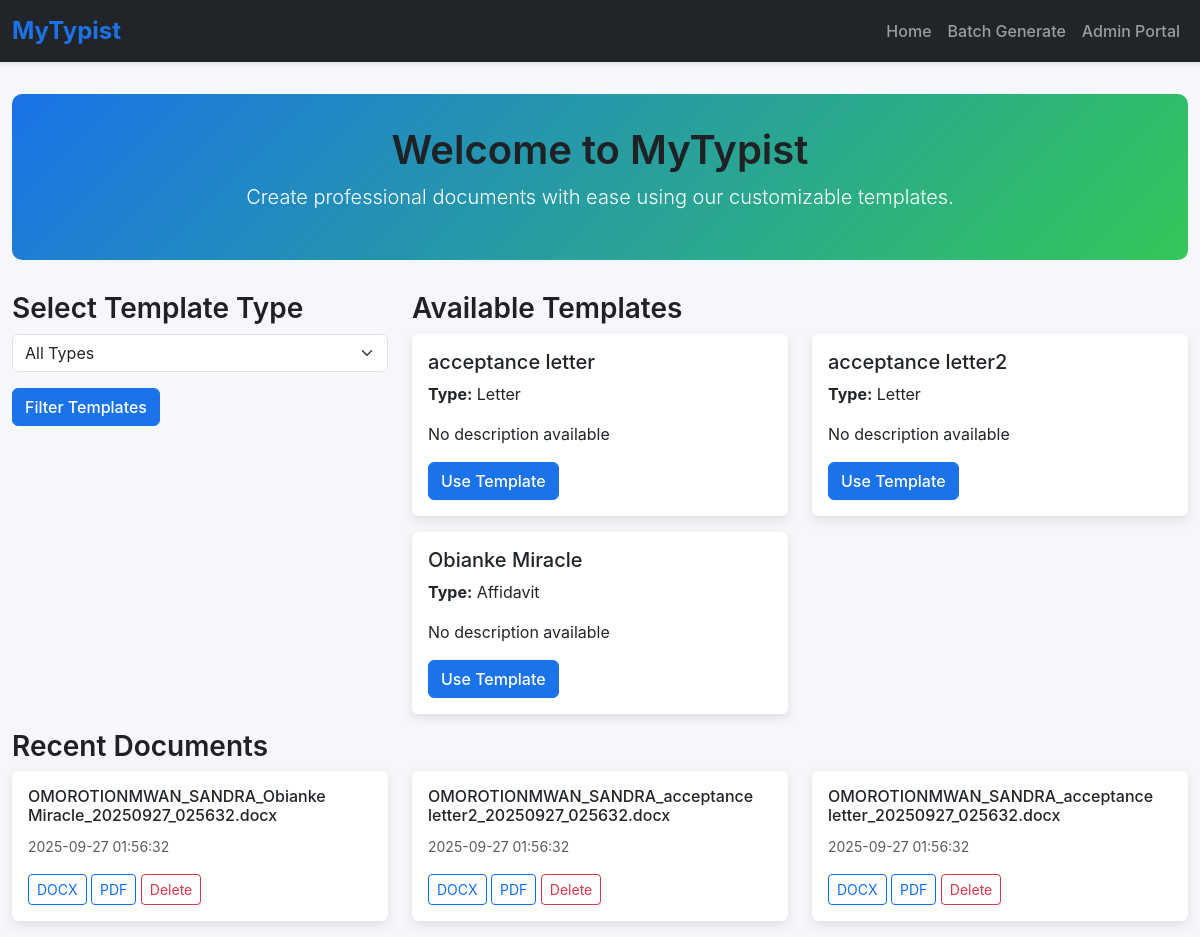
Before: / with the older database file.
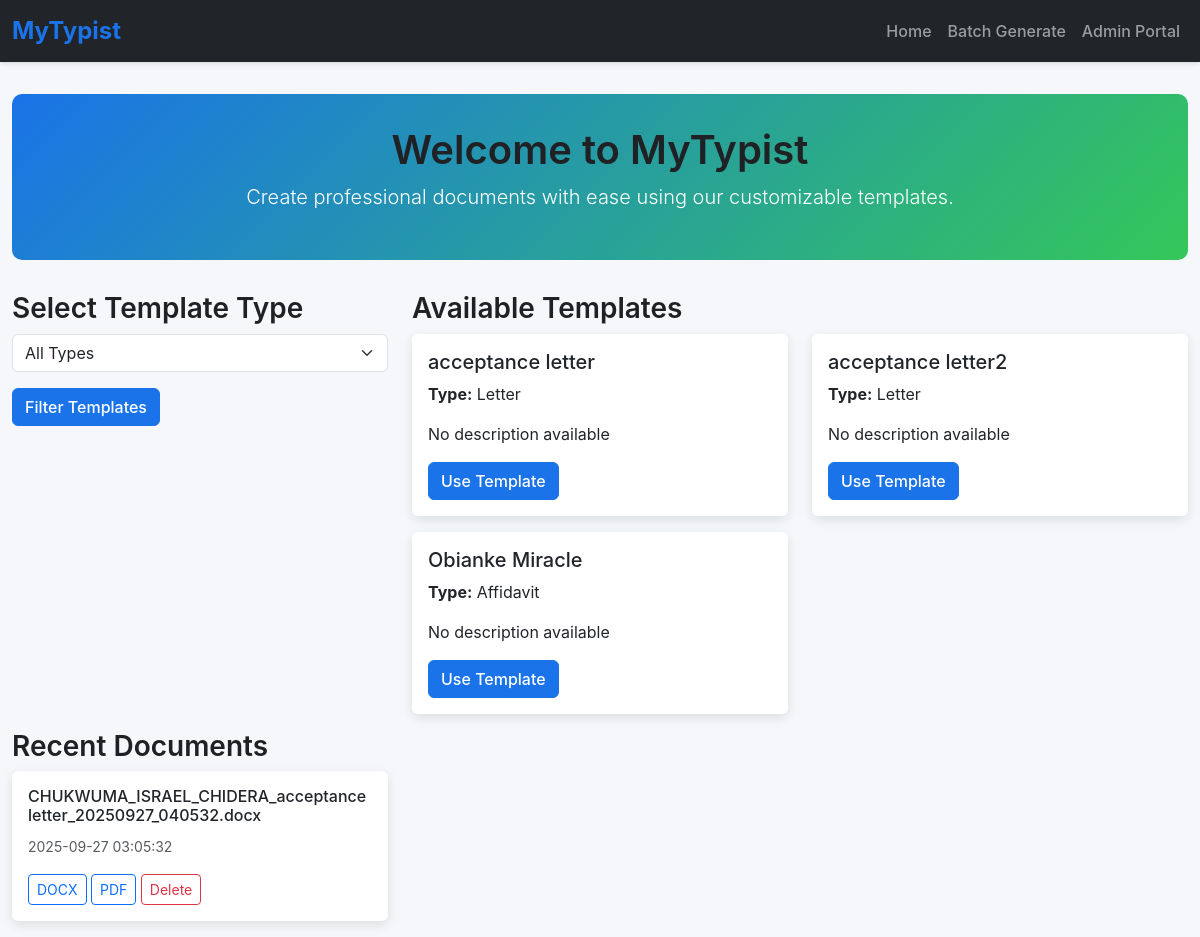
After: the same page with the newer database file.
### app.py (models this page shows)
class Template(db.Model):
    __tablename__ = 'template'
    id = db.Column(db.Integer, primary_key=True)
    name = db.Column(db.String(100), nullable=False)
    type = db.Column(db.String(50), nullable=False)
    file_path = db.Column(db.String(200), nullable=False)
    description = db.Column(db.Text)
    font_family = db.Column(db.String(50), default='Times New Roman')
    font_size = db.Column(db.Integer, default=12)
    margin_top = db.Column(db.Float, default=1.0)
    margin_bottom = db.Column(db.Float, default=1.0)
    margin_left = db.Column(db.Float, default=1.0)
    margin_right = db.Column(db.Float, default=1.0)
    default_line_spacing = db.Column(db.Float, default=1.0)
    is_active = db.Column(db.Boolean, default=True)
    created_at = db.Column(db.DateTime, default=lambda: datetime.now(timezone.utc))
    updated_at = db.Column(db.DateTime, default=lambda: datetime.now(timezone.utc),
                          onupdate=lambda: datetime.now(timezone.utc))
    placeholders = db.relationship('Placeholder', back_populates='template',
                                   cascade="all, delete-orphan")
    created_documents = db.relationship('CreatedDocument', back_populates='template',
                                        cascade="all, delete-orphan")

class CreatedDocument(db.Model):
    __tablename__ = 'created_document'
    id = db.Column(db.Integer, primary_key=True)
    template_id = db.Column(db.Integer, db.ForeignKey('template.id'), nullable=False)
    user_name = db.Column(db.String(100), nullable=False)
    user_email = db.Column(db.String(100))
    file_path = db.Column(db.String(200), nullable=False)
    original_filename = db.Column(db.String(200))
    file_size = db.Column(db.Integer)
    created_at = db.Column(db.DateTime, default=lambda: datetime.now(timezone.utc))
    batch_id = db.Column(db.String(50), nullable=True)
    user_inputs = db.Column(db.Text)  # JSON storage of inputs
    template = db.relationship('Template', back_populates='created_documents')

### app.py (the view)
@app.route('/')
@cache.cached(timeout=30)  # Cache for 30 seconds to improve performance
def index():
    page = request.args.get('page', 1, type=int)
    type_filter = request.args.get('type', '')
    query = Template.query.filter_by(is_active=True)
    if type_filter:
        query = query.filter_by(type=type_filter)
    types = cache.get('template_types')
    if types is None:
        types = [t[0] for t in db.session.query(Template.type).distinct().all()]
        cache.set('template_types', types, timeout=300)  # Cache for 5 minutes
    templates = query.with_entities(Template.id, Template.name, Template.type, Template.description).all()
    recent_docs = CreatedDocument.query.order_by(CreatedDocument.created_at.desc()).paginate(
        page=page, per_page=10, error_out=False
    )
    return render_template('index.html', types=types, templates=templates,
                         recent_docs=recent_docs, page=page, total_pages=recent_docs.pages)

### templates/index.html (shortened to what this page needs)
{% extends 'base.html' %}
{% block content %}
<div class="hero text-center">
    <h1>Welcome to MyTypist</h1>
    <p class="lead">Create professional documents with ease using our customizable templates.</p>
</div>
<div class="row">
    <div class="col-md-4 mb-4">
        <h3>Select Template Type</h3>
        <form method="GET" action="{{ url_for('index') }}">
            <div class="mb-3">
                <select name="type" class="form-select">
                    <option value="">All Types</option>
                </select>
            </div>
            <button type="submit" class="btn btn-primary">Filter Templates</button>
        </form>
    </div>
    <div class="col-md-8">
        <h3>Available Templates</h3>
        {% if templates %}
        <div class="row">
            {% for template in templates %}
            <div class="col-md-6 mb-3">
                <div class="card">
                    <div class="card-body">
                        <h5 class="card-title">{{ template.name }}</h5>
                        <p class="card-text"><strong>Type:</strong> {{ template.type }}</p>
                        <p class="card-text">{{ template.description or 'No description available' }}</p>
                        <a href="{{ url_for('create', template_id=template.id) }}" class="btn btn-primary">Use Template</a>
                    </div>
                </div>
            </div>
            {% endfor %}
        </div>
        {% else %}
        <p>No templates available. Please contact the administrator.</p>
        {% endif %}
    </div>
</div>
<h3>Recent Documents</h3>
{% if recent_docs.items %}
<div class="row">
    {% for doc in recent_docs.items %}
    <div class="col-md-4 mb-3">
        <div class="card">
            <div class="card-body">
                <h6 class="card-title">{{ doc.original_filename }}</h6>
                <p class="card-text"><small class="text-muted">{{ doc.created_at.strftime('%Y-%m-%d %H:%M:%S') }}</small></p>
                <a href="{{ url_for('download', document_id=doc.id, format='docx') }}" class="btn btn-sm btn-outline-primary">DOCX</a>
                <a href="{{ url_for('download', document_id=doc.id, format='pdf') }}" class="btn btn-sm btn-outline-primary">PDF</a>
                <a href="{{ url_for('delete_document', document_id=doc.id) }}" class="btn btn-sm btn-outline-danger">Delete</a>
            </div>
        </div>
    </div>
    {% endfor %}
</div>
{% else %}
<p>No recent documents.</p>
{% endif %}
{% endblock %}

### templates/base.html (shortened to what this page needs)
<!DOCTYPE html>
<html lang="en">
<head>
    <link href="https://cdn.jsdelivr.net/npm/bootstrap@5.3.0/dist/css/bootstrap.min.css" rel="stylesheet">
</head>
<body>
    <nav class="navbar navbar-expand-lg navbar-dark bg-dark">
        <div class="container-fluid">
            <a class="navbar-brand" href="/">MyTypist</a>
            <div class="collapse navbar-collapse" id="navbarNav">
                <ul class="navbar-nav ms-auto">
                    <li class="nav-item"><a class="nav-link" href="/">Home</a></li>
                    <li class="nav-item"><a class="nav-link" href="/batch">Batch Generate</a></li>
                    <li class="nav-item"><a class="nav-link" href="/admin?key=SecretAdmin123">Admin Portal</a></li>
                </ul>
            </div>
        </div>
    </nav>
    <div class="container">
        {% block content %}{% endblock %}
    </div>
</body>
</html>

### templates/base.html (style rules this page uses)
body { font-family: 'Inter', -apple-system, BlinkMacSystemFont, 'Segoe UI', Roboto, sans-serif; background-color: #f5f7fa; }
.navbar { box-shadow: 0 2px 4px rgba(0, 0, 0, 0.1); }
.navbar-brand { font-weight: 700; font-size: 1.5rem; color: #1a73e8 !important; }
.nav-link { font-weight: 500; transition: color 0.2s; }
.container { max-width: 1200px; padding-top: 2rem; }
.hero { background: linear-gradient(135deg, #1a73e8 0%, #34c759 100%); color: white; padding: 2rem; border-radius: 10px; margin-bottom: 2rem; }
.card { border: none; box-shadow: 0 4px 12px rgba(0, 0, 0, 0.1); transition: transform 0.2s; }
.btn-primary { background-color: #1a73e8; border-color: #1a73e8; font-weight: 500; }
h1, h2, h3 { font-weight: 600; color: #202124; }

Changed rows visible on the page:
removed CreatedDocument: original_filename "OMOROTIONMWAN_SANDRA_Obianke Miracle_20250927_025632.docx", created_at "2025-09-27 01:56:32"
removed CreatedDocument: original_filename "OMOROTIONMWAN_SANDRA_acceptance letter2_20250927_025632.docx", created_at "2025-09-27 01:56:32"
changed CreatedDocument: original_filename "OMOROTIONMWAN_SANDRA_acceptance letter_20250927_025632.docx" → "CHUKWUMA_ISRAEL_CHIDERA_acceptance letter_20250927_040532.docx"; created_at "2025-09-27 01:56:32" → "2025-09-27 03:05:32"
